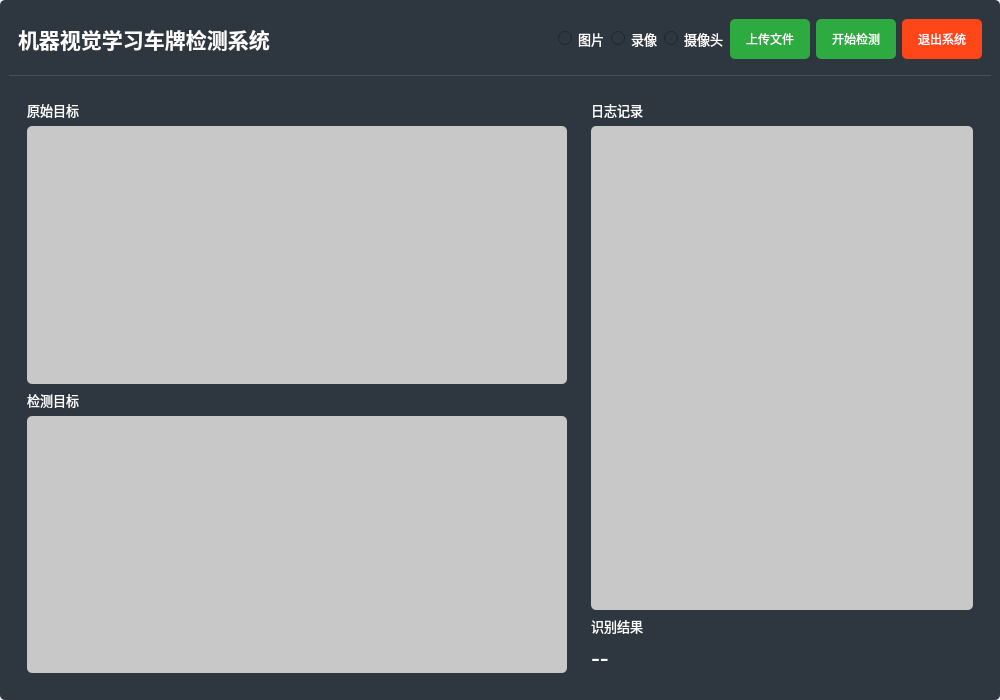
<?xml version="1.0" encoding="UTF-8"?>
<ui version="4.0">
 <class>MainWindow</class>
 <widget class="QMainWindow" name="MainWindow">
  <property name="geometry">
   <rect>
    <x>0</x>
    <y>0</y>
    <width>1000</width>
    <height>700</height>
   </rect>
  </property>
  <property name="windowTitle">
   <string>MainWindow</string>
  </property>
  <widget class="QWidget" name="centralwidget">
   <property name="styleSheet">
    <string notr="true">background-color: rgb(46, 54, 64);
color: rgb(255, 255, 255);
border-radius: 5px;</string>
   </property>
   <layout class="QVBoxLayout" name="verticalLayout">
    <item>
     <widget class="QWidget" name="widget" native="true">
      <property name="sizePolicy">
       <sizepolicy hsizetype="Preferred" vsizetype="Fixed">
        <horstretch>0</horstretch>
        <verstretch>0</verstretch>
       </sizepolicy>
      </property>
      <property name="minimumSize">
       <size>
        <width>0</width>
        <height>60</height>
       </size>
      </property>
      <layout class="QHBoxLayout" name="horizontalLayout_2">
       <item>
        <widget class="QLabel" name="label_3">
         <property name="font">
          <font>
           <pointsize>16</pointsize>
           <bold>true</bold>
          </font>
         </property>
         <property name="text">
          <string>机器视觉学习车牌检测系统</string>
         </property>
        </widget>
       </item>
       <item>
        <spacer name="horizontalSpacer">
         <property name="orientation">
          <enum>Qt::Horizontal</enum>
         </property>
         <property name="sizeHint" stdset="0">
          <size>
           <width>40</width>
           <height>20</height>
          </size>
         </property>
        </spacer>
       </item>
       <item>
        <widget class="QRadioButton" name="radioButton_2">
         <property name="font">
          <font>
           <pointsize>10</pointsize>
          </font>
         </property>
         <property name="text">
          <string>图片</string>
         </property>
        </widget>
       </item>
       <item>
        <widget class="QRadioButton" name="radioButton">
         <property name="font">
          <font>
           <pointsize>10</pointsize>
          </font>
         </property>
         <property name="text">
          <string>录像</string>
         </property>
        </widget>
       </item>
       <item>
        <widget class="QRadioButton" name="radioButton_3">
         <property name="font">
          <font>
           <pointsize>10</pointsize>
          </font>
         </property>
         <property name="text">
          <string>摄像头</string>
         </property>
        </widget>
       </item>
       <item>
        <widget class="QPushButton" name="btn_file">
         <property name="minimumSize">
          <size>
           <width>80</width>
           <height>40</height>
          </size>
         </property>
         <property name="font">
          <font>
           <pointsize>9</pointsize>
          </font>
         </property>
         <property name="styleSheet">
          <string notr="true">background-color: rgb(45, 171, 64);
color: rgb(255, 255, 255);</string>
         </property>
         <property name="text">
          <string>上传文件</string>
         </property>
        </widget>
       </item>
       <item>
        <widget class="QPushButton" name="btn_detect">
         <property name="minimumSize">
          <size>
           <width>80</width>
           <height>40</height>
          </size>
         </property>
         <property name="font">
          <font>
           <pointsize>9</pointsize>
          </font>
         </property>
         <property name="styleSheet">
          <string notr="true">background-color: rgb(45, 171, 64);
color: rgb(255, 255, 255);</string>
         </property>
         <property name="text">
          <string>开始检测</string>
         </property>
        </widget>
       </item>
       <item>
        <widget class="QPushButton" name="btn_exit">
         <property name="minimumSize">
          <size>
           <width>80</width>
           <height>40</height>
          </size>
         </property>
         <property name="font">
          <font>
           <pointsize>9</pointsize>
          </font>
         </property>
         <property name="styleSheet">
          <string notr="true">color: rgb(255, 255, 255);
background-color: rgb(255, 70, 24);</string>
         </property>
         <property name="text">
          <string>退出系统</string>
         </property>
        </widget>
       </item>
      </layout>
     </widget>
    </item>
    <item>
     <widget class="Line" name="line">
      <property name="maximumSize">
       <size>
        <width>16777215</width>
        <height>1</height>
       </size>
      </property>
      <property name="styleSheet">
       <string notr="true">background-color: rgb(229, 229, 229);
background-color: rgba(255, 255, 255, 30);</string>
      </property>
      <property name="orientation">
       <enum>Qt::Horizontal</enum>
      </property>
     </widget>
    </item>
    <item>
     <widget class="QWidget" name="widget_2" native="true">
      <layout class="QHBoxLayout" name="horizontalLayout">
       <item>
        <widget class="QWidget" name="widget_3" native="true">
         <layout class="QVBoxLayout" name="verticalLayout_2">
          <item>
           <widget class="QLabel" name="label">
            <property name="sizePolicy">
             <sizepolicy hsizetype="Preferred" vsizetype="Fixed">
              <horstretch>0</horstretch>
              <verstretch>0</verstretch>
             </sizepolicy>
            </property>
            <property name="font">
             <font>
              <pointsize>10</pointsize>
             </font>
            </property>
            <property name="text">
             <string>原始目标</string>
            </property>
           </widget>
          </item>
          <item>
           <widget class="QWidget" name="widget_4" native="true">
            <property name="styleSheet">
             <string notr="true">background-color: rgb(255, 255, 255);
background-color: rgb(200, 200, 200);</string>
            </property>
            <layout class="QHBoxLayout" name="horizontalLayout_3">
             <item>
              <widget class="QLabel" name="label_source">
               <property name="text">
                <string/>
               </property>
              </widget>
             </item>
            </layout>
           </widget>
          </item>
          <item>
           <widget class="QLabel" name="label_2">
            <property name="sizePolicy">
             <sizepolicy hsizetype="Preferred" vsizetype="Fixed">
              <horstretch>0</horstretch>
              <verstretch>0</verstretch>
             </sizepolicy>
            </property>
            <property name="font">
             <font>
              <pointsize>10</pointsize>
             </font>
            </property>
            <property name="text">
             <string>检测目标</string>
            </property>
           </widget>
          </item>
          <item>
           <widget class="QWidget" name="widget_5" native="true">
            <property name="styleSheet">
             <string notr="true">background-color: rgb(200, 200, 200);</string>
            </property>
            <layout class="QHBoxLayout" name="horizontalLayout_4">
             <item>
              <widget class="QLabel" name="label_detect">
               <property name="text">
                <string/>
               </property>
              </widget>
             </item>
            </layout>
           </widget>
          </item>
         </layout>
        </widget>
       </item>
       <item>
        <widget class="QWidget" name="widget_6" native="true">
         <property name="maximumSize">
          <size>
           <width>400</width>
           <height>16777215</height>
          </size>
         </property>
         <layout class="QVBoxLayout" name="verticalLayout_3">
          <item>
           <widget class="QLabel" name="label_4">
            <property name="sizePolicy">
             <sizepolicy hsizetype="Preferred" vsizetype="Fixed">
              <horstretch>0</horstretch>
              <verstretch>0</verstretch>
             </sizepolicy>
            </property>
            <property name="font">
             <font>
              <pointsize>10</pointsize>
             </font>
            </property>
            <property name="text">
             <string>日志记录</string>
            </property>
           </widget>
          </item>
          <item>
           <widget class="QWidget" name="widget_7" native="true">
            <property name="styleSheet">
             <string notr="true">background-color: rgb(200, 200, 200);</string>
            </property>
            <layout class="QVBoxLayout" name="verticalLayout_4">
             <item>
              <layout class="QVBoxLayout" name="layout_log"/>
             </item>
            </layout>
           </widget>
          </item>
          <item>
           <widget class="QLabel" name="label_5">
            <property name="sizePolicy">
             <sizepolicy hsizetype="Preferred" vsizetype="Fixed">
              <horstretch>0</horstretch>
              <verstretch>0</verstretch>
             </sizepolicy>
            </property>
            <property name="font">
             <font>
              <pointsize>10</pointsize>
             </font>
            </property>
            <property name="styleSheet">
             <string notr="true">color: rgb(255, 255, 255);</string>
            </property>
            <property name="text">
             <string>识别结果</string>
            </property>
           </widget>
          </item>
          <item>
           <widget class="QLabel" name="label_ocr_result">
            <property name="sizePolicy">
             <sizepolicy hsizetype="Preferred" vsizetype="Fixed">
              <horstretch>0</horstretch>
              <verstretch>0</verstretch>
             </sizepolicy>
            </property>
            <property name="font">
             <font>
              <pointsize>20</pointsize>
             </font>
            </property>
            <property name="styleSheet">
             <string notr="true">color: rgb(255, 255, 255);</string>
            </property>
            <property name="text">
             <string>--</string>
            </property>
           </widget>
          </item>
         </layout>
        </widget>
       </item>
      </layout>
     </widget>
    </item>
   </layout>
  </widget>
 </widget>
 <resources/>
 <connections/>
</ui>
